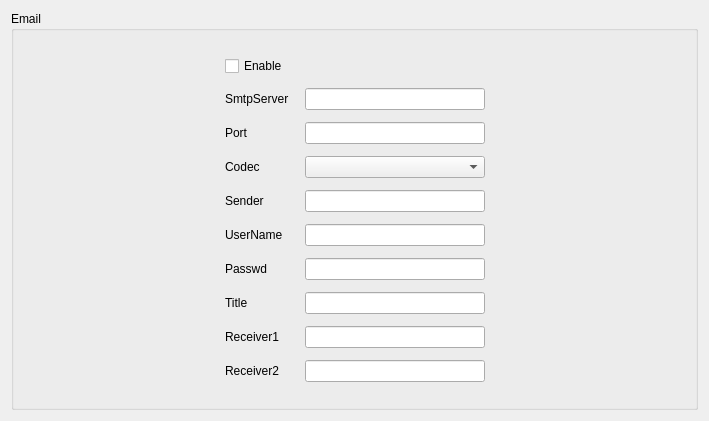
           <widget class="QWidget" name="StWdt_EMAIL">
            <layout class="QGridLayout" name="gridLayout_13">
             <item row="0" column="0">
              <widget class="QGroupBox" name="GBoxNetWork_EMAIL">
               <property name="title">
                <string>Email</string>
               </property>
               <layout class="QGridLayout" name="gridLayout_22">
                <item row="0" column="0">
                 <spacer name="horizontalSpacer_8">
                  <property name="orientation">
                   <enum>Qt::Horizontal</enum>
                  </property>
                  <property name="sizeHint" stdset="0">
                   <size>
                    <width>186</width>
                    <height>20</height>
                   </size>
                  </property>
                 </spacer>
                </item>
                <item row="0" column="1">
                 <layout class="QFormLayout" name="FLayoutNetWorkEmail">
                  <property name="horizontalSpacing">
                   <number>16</number>
                  </property>
                  <property name="verticalSpacing">
                   <number>12</number>
                  </property>
                  <property name="leftMargin">
                   <number>16</number>
                  </property>
                  <property name="topMargin">
                   <number>16</number>
                  </property>
                  <property name="rightMargin">
                   <number>16</number>
                  </property>
                  <property name="bottomMargin">
                   <number>16</number>
                  </property>
                  <item row="1" column="0">
                   <widget class="QLabel" name="LabNetWorkEmailSmtpServer">
                    <property name="text">
                     <string>SmtpServer</string>
                    </property>
                   </widget>
                  </item>
                  <item row="1" column="1">
                   <widget class="QLineEdit" name="LiEditNetWorkEmailSmtpServer">
                    <property name="minimumSize">
                     <size>
                      <width>180</width>
                      <height>0</height>
                     </size>
                    </property>
                   </widget>
                  </item>
                  <item row="2" column="0">
                   <widget class="QLabel" name="LabNetWorkEmailPort">
                    <property name="text">
                     <string>Port</string>
                    </property>
                   </widget>
                  </item>
                  <item row="2" column="1">
                   <widget class="QLineEdit" name="LiEditNetWorkEmailPort"/>
                  </item>
                  <item row="4" column="0">
                   <widget class="QLabel" name="LabNetWorkEmailSender">
                    <property name="text">
                     <string>Sender</string>
                    </property>
                   </widget>
                  </item>
                  <item row="4" column="1">
                   <widget class="QLineEdit" name="LiEditNetWorkEmailSender"/>
                  </item>
                  <item row="5" column="0">
                   <widget class="QLabel" name="LabNetWorkEmailUserName">
                    <property name="text">
                     <string>UserName</string>
                    </property>
                   </widget>
                  </item>
                  <item row="5" column="1">
                   <widget class="QLineEdit" name="LiEditNetWorkEmailUserName"/>
                  </item>
                  <item row="6" column="0">
                   <widget class="QLabel" name="LabNetWorkEmailPasswd">
                    <property name="text">
                     <string>Passwd</string>
                    </property>
                   </widget>
                  </item>
                  <item row="6" column="1">
                   <widget class="QLineEdit" name="LiEditNetWorkEmailPasswd"/>
                  </item>
                  <item row="7" column="1">
                   <widget class="QLineEdit" name="LiEditNetWorkEmailTitle"/>
                  </item>
                  <item row="8" column="0">
                   <widget class="QLabel" name="LabNetWorkEmailReceiver1">
                    <property name="text">
                     <string>Receiver1</string>
                    </property>
                   </widget>
                  </item>
                  <item row="8" column="1">
                   <widget class="QLineEdit" name="LiEditNetWorkEmailReceiver1"/>
                  </item>
                  <item row="9" column="0">
                   <widget class="QLabel" name="LabNetWorkEmailReceiver2">
                    <property name="text">
                     <string>Receiver2</string>
                    </property>
                   </widget>
                  </item>
                  <item row="9" column="1">
                   <widget class="QLineEdit" name="LiEditNetWorkEmailReceiver2"/>
                  </item>
                  <item row="7" column="0">
                   <widget class="QLabel" name="LabNetWorkEmailTitle">
                    <property name="text">
                     <string>Title</string>
                    </property>
                   </widget>
                  </item>
                  <item row="0" column="0">
                   <widget class="QCheckBox" name="CBoxNetWorkEmailEnable">
                    <property name="text">
                     <string>Enable</string>
                    </property>
                   </widget>
                  </item>
                  <item row="3" column="0">
                   <widget class="QLabel" name="LabNetWorkEmailEncodeType">
                    <property name="text">
                     <string>Codec</string>
                    </property>
                   </widget>
                  </item>
                  <item row="3" column="1">
                   <widget class="QComboBox" name="CBoxNetWorkEmailEncodeType"/>
                  </item>
                 </layout>
                </item>
                <item row="0" column="2">
                 <spacer name="horizontalSpacer_9">
                  <property name="orientation">
                   <enum>Qt::Horizontal</enum>
                  </property>
                  <property name="sizeHint" stdset="0">
                   <size>
                    <width>185</width>
                    <height>20</height>
                   </size>
                  </property>
                 </spacer>
                </item>
               </layout>
              </widget>
             </item>
            </layout>
           </widget>
